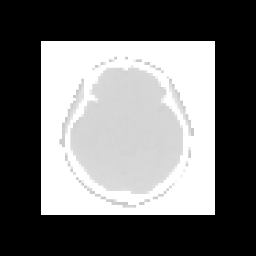

The Python source for this figure:
#!/usr/bin/env python

# Compute a weighted sum of a magnified medical image and a thresholded version.

# Factory overrides
import vtkmodules.vtkInteractionStyle  # noqa: F401
import vtkmodules.vtkRenderingFreeType  # noqa: F401
import vtkmodules.vtkRenderingOpenGL2  # noqa: F401

import os

from vtkmodules.vtkIOImage import vtkImageReader
from vtkmodules.vtkImagingCore import (
    vtkImageCast,
    vtkImageMagnify,
    vtkImageThreshold,
)
from vtkmodules.vtkImagingMath import vtkImageWeightedSum
from vtkmodules.vtkRenderingCore import (
    vtkImageActor,
    vtkRenderWindow,
    vtkRenderWindowInteractor,
    vtkRenderer,
)

# Image pipeline
reader = vtkImageReader()
reader.ReleaseDataFlagOff()
reader.SetDataByteOrderToLittleEndian()
reader.SetDataExtent(0, 63, 0, 63, 1, 93)
data_dir = os.environ.get("VPE_DATA_DIR", os.path.dirname(os.path.abspath(__file__)))

reader.SetFilePrefix(os.path.join(data_dir, "headsq", "quarter"))
reader.SetDataMask(0x7fff)

# Magnify
magnify = vtkImageMagnify()
magnify.SetInputConnection(reader.GetOutputPort())
magnify.SetMagnificationFactors(4, 4, 1)

# Threshold
threshold = vtkImageThreshold()
threshold.SetInputConnection(magnify.GetOutputPort())
threshold.SetReplaceIn(1)
threshold.SetReplaceOut(1)
threshold.ThresholdBetween(-1000, 1000)
threshold.SetOutValue(0)
threshold.SetInValue(2000)

# Cast to float
cast = vtkImageCast()
cast.SetInputConnection(magnify.GetOutputPort())
cast.SetOutputScalarTypeToFloat()

cast2 = vtkImageCast()
cast2.SetInputConnection(threshold.GetOutputPort())
cast2.SetOutputScalarTypeToFloat()

# Weighted sum
weighted_sum = vtkImageWeightedSum()
weighted_sum.AddInputConnection(cast.GetOutputPort())
weighted_sum.AddInputConnection(cast2.GetOutputPort())
weighted_sum.SetWeight(0, 1)
weighted_sum.SetWeight(1, 4)
weighted_sum.Update()

# Display with vtkImageActor
image_actor = vtkImageActor()
image_actor.GetMapper().SetInputConnection(weighted_sum.GetOutputPort())

# Renderer
renderer = vtkRenderer()
renderer.AddActor(image_actor)

# Window
render_window = vtkRenderWindow()
render_window.AddRenderer(renderer)
render_window.SetSize(256, 256)
render_window.SetWindowName("image weighted sum imaging")

# Scene
renderer.ResetCamera()

# Interactor
interactor = vtkRenderWindowInteractor()
interactor.SetRenderWindow(render_window)

interactor.Initialize()
interactor.Start()
